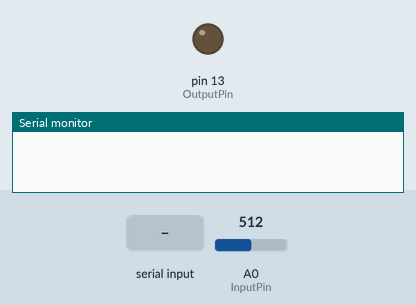
Simulated run of this sketch. Board: Arduino Uno, built with avr-gcc and run on an emulated ATmega328P. On the bench: output pins drawn as LEDs (lit = HIGH), the last lines printed to the serial monitor. Inputs (shaded band) come from the test bench; at power-on: A0 (InputPin) = 512.

Above: at 1.2 s.
1.3 s: "8" received over Serial
At 2.6 s:
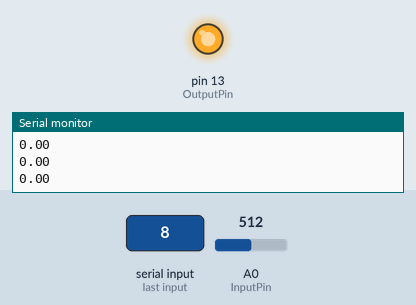
2.9 s: "9" received over Serial
Timing chart, 0 to 5.9 s (numbered marks = the images above; inputs shaded):
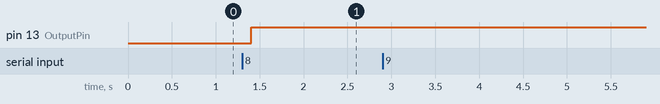

The sketch:

Shun_DAClamp_withBP.ino
```cpp
#define Idle 0
#define Photometry 1
#define Control 2

#include <PID_v1.h>


// PID params
double input, output, target, control;
int Kp = 10;
int Ki = 0;
int Kd = 100;
double minPIDOutput = 0;
double maxPIDOutput = 255;

// Photometry processing params
double PhotometryWindow = 5; // in ms
double PIDSampleTime = 0; // in ms
int MaxFreq = 100;
double signal = 0;
double PhotometrySum = 0;

// Set up pins in arduino
const byte InputPin = A0;
const byte OutputPin = 13;
const byte TargetPin = 3;

// Baseline related variables
unsigned long BaselineSumInSecond = 0;
unsigned long BaselineSumInWindow = 0;
int nBaselineSample = 0;
int nBaselineWindow = 0;

// Misc initialization stuff
char SerialInput = '0';
static int state = 0;
unsigned long Start = 0;
unsigned long End = 0;
unsigned long nSample = 1;

unsigned long lastInput = 0;
unsigned long dInput = 0;

// Setup PID
PID myPID(&input, &output, &target, Kp, Ki, Kd, REVERSE);

void setup() {
  Serial.begin(115200);
  pinMode(InputPin, INPUT);
  pinMode(OutputPin, OUTPUT);
  pinMode(TargetPin, INPUT);

  signal = analogRead(InputPin);
  target = 0; //analogRead(TargetPin);
  state = 0;

  // turn PID on
  myPID.SetMode(MANUAL);
  myPID.SetOutputLimits(minPIDOutput,maxPIDOutput);
  myPID.SetSampleTime(PIDSampleTime);
}

void loop() {
  switch (state) {
    // state 0: Idle state, PID off until start
    case Idle:
      if (SerialInput == '8') {
        // Turn PID on (set to automatic)
        myPID.SetMode(AUTOMATIC);
        Serial.println("Received 8: PID set to automatic");
        Start = millis();
        End = 0;
        state = 1;
      }
      break;

    // state 1: processing photometry
    case Photometry:
      signal = analogRead(InputPin);
      if (millis() - Start >= PhotometryWindow) {
        PhotometrySum += signal;
        input = PhotometrySum / nSample;
        PhotometrySum = 0;
        Start = millis();
        state = 2;
        nSample = 1;

        // Calculate baseline
        BaselineSumInSecond += input;
        nBaselineSample += 1;
        if (nBaselineSample >= (1000/PhotometryWindow)){
          BaselineSumInWindow += BaselineSumInSecond / nBaselineSample;
          nBaselineSample = 0;
          BaselineSumInSecond = 0;
          nBaselineWindow += 1;
        }
      } else {
        PhotometrySum += signal;
        nSample += 1;
      }
      break;

    // state 2: calculate PID
    case Control:
      // Update target every 60 second
      if (target == 0){
        target = input;
      }
      if (nBaselineWindow == 59){
        target = BaselineSumInWindow / nBaselineWindow;
        BaselineSumInWindow = 0;
        nBaselineWindow = 0;
      }

      myPID.Compute();

      // Determine control value (final output)
      control = 255-output;

      analogWrite(OutputPin,control);
      // Serial.print("Input:");
      //Serial.println(input);
      // Serial.print("Target:");
      // Serial.println(target);

      //Serial.print("Error: ");
      Serial.println((target - input)*Kp);
      //Serial.print("dInput: ");
      //Serial.println((input - lastInput)*Kd);
      lastInput = input;
      // Serial.print("Output: ");
      // Serial.println(output/255);
      state = 1;
      break;
  }


  if (SerialInput == '9') {
    if (End == 0) {
      // Turn PID off (set to manual)
      myPID.SetMode(MANUAL);
      Serial.println("Received 9: PID set to manual");
      state = 0;
      digitalWrite(OutputPin, HIGH);
      End = millis();
    }
  }

  if (Serial.available() > 0) {
    // read the incoming byte
    SerialInput = Serial.read();
  }
}
```

Measured:
- after the input at 1.3 s, pin 13 (OutputPin): LOW → HIGH after 0.11 s
